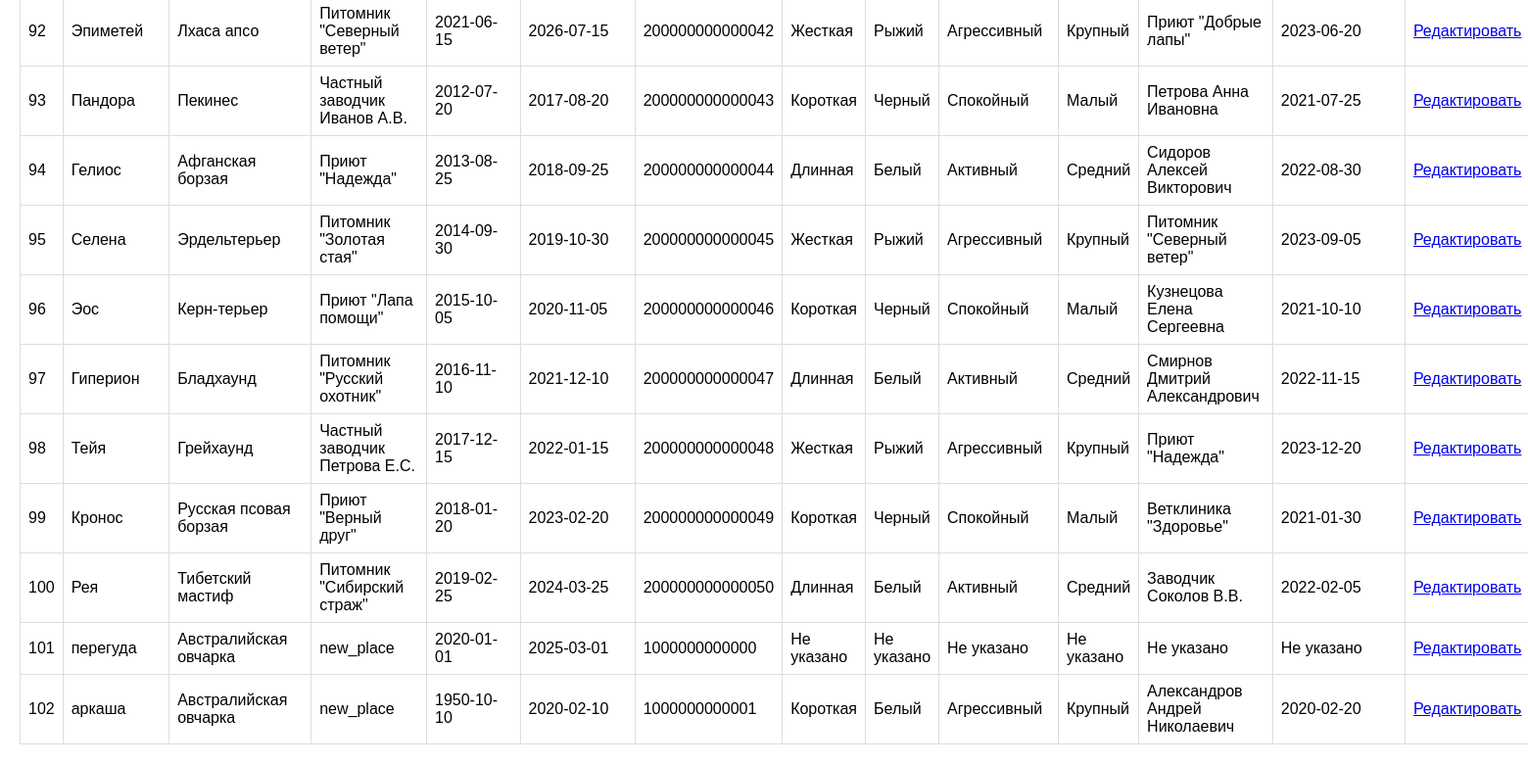
The app's page /add (lower part), older data.
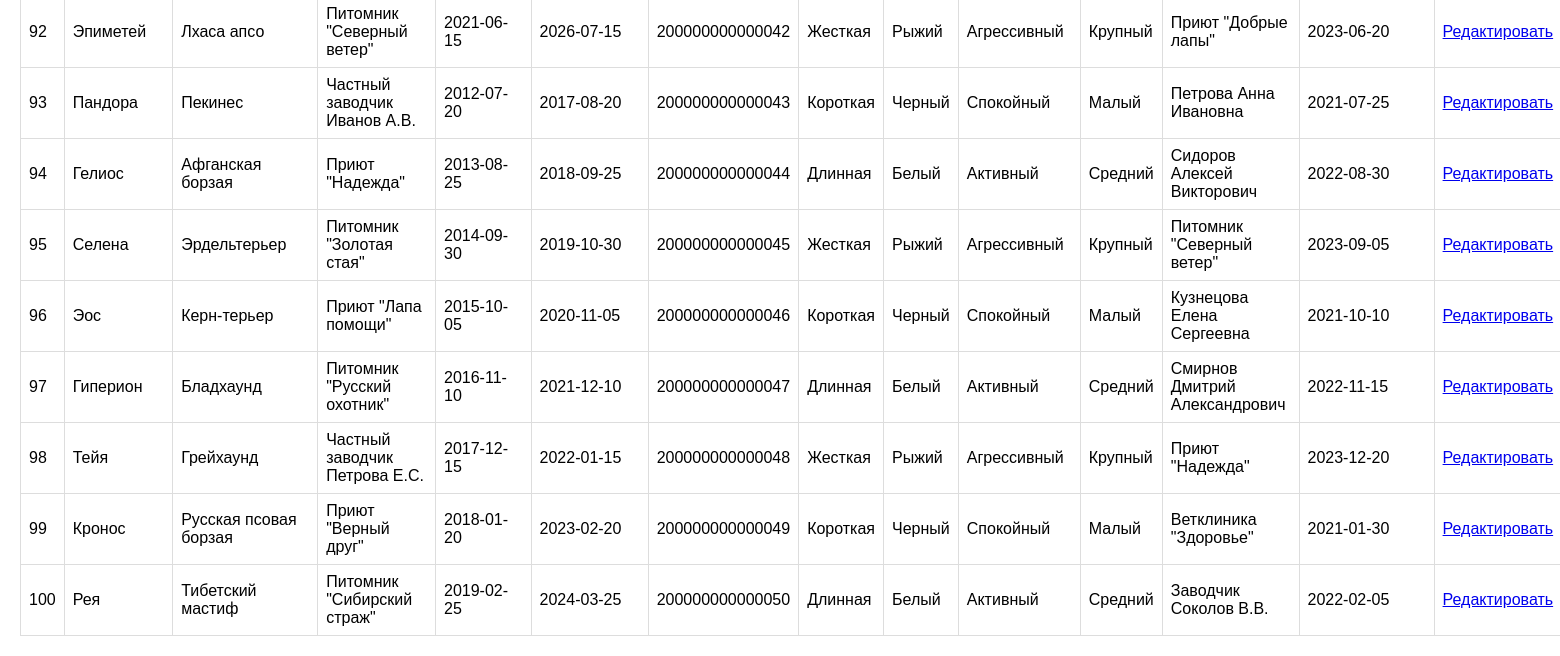
The same page, newer data.
### tables this page shows
CREATE TABLE "dogs" (
	"id"	INTEGER,
	"name"	VARCHAR(100) NOT NULL,
	"birth_date"	DATE,
	"breeds_id"	INTEGER,
	"getting_id"	INTEGER,
	"vet_examinations_id"	INTEGER,
	"location_id"	INTEGER,
	"registration_date"	DATE,
	"microchip_number"	VARCHAR(20),
	"coat_type"	INTEGER,
	"color_variations"	INTEGER,
	"temperament"	INTEGER,
	"size"	INTEGER,
	PRIMARY KEY("id" AUTOINCREMENT),
	FOREIGN KEY("breeds_id") REFERENCES "breeds"("id"),
	FOREIGN KEY("coat_type") REFERENCES "coat_type"("id"),
	FOREIGN KEY("color_variations") REFERENCES "color_variations"("id"),
	FOREIGN KEY("getting_id") REFERENCES "getting"("id"),
	FOREIGN KEY("location_id") REFERENCES "locations"("id"),
	FOREIGN KEY("size") REFERENCES "size"("id"),
	FOREIGN KEY("temperament") REFERENCES "temperament"("id"),
	FOREIGN KEY("vet_examinations_id") REFERENCES "vet_examinations"("id")
);

CREATE TABLE breeds (
    id INTEGER PRIMARY KEY AUTOINCREMENT,
    breed_name VARCHAR(100) NOT NULL,
    breed_group VARCHAR(50),
    origin_country VARCHAR(50),
    average_lifes INTEGER,
    typical_use VARCHAR(100),
    common_health_issues VARCHAR(200),
    recommended_vaccinations VARCHAR(200),
    veterinary_care VARCHAR(50),
    average_weight_male FLOAT,
    average_weight_female FLOAT,
    trainability_level VARCHAR(50),
    recommended_training_age INTEGER,
    common_behavioral_issues VARCHAR(200),
    preferred_training_methods VARCHAR(200),
    typical_learning_period INTEGER
);

CREATE TABLE locations (
    id INTEGER PRIMARY KEY AUTOINCREMENT,
    location_name VARCHAR(100) NOT NULL,
    location_type VARCHAR(50),
    address VARCHAR(200),
    contact_info VARCHAR(100),
    price FLOAT,
    availability INTEGER,
    website VARCHAR(200)
);

CREATE TABLE coat_type (
    id INTEGER PRIMARY KEY AUTOINCREMENT,
    coat_type_name VARCHAR(50) NOT NULL
);

CREATE TABLE color_variations (
    id INTEGER PRIMARY KEY AUTOINCREMENT,
    color_variations_name VARCHAR(50) NOT NULL
);

CREATE TABLE temperament (
    id INTEGER PRIMARY KEY AUTOINCREMENT,
    temperament_name VARCHAR(50) NOT NULL
);

CREATE TABLE size (
    id INTEGER PRIMARY KEY AUTOINCREMENT,
    size_name VARCHAR(50) NOT NULL
);

CREATE TABLE "getting" (
	"id"	INTEGER,
	"getting_by"	VARCHAR(100),
	"contact_info"	VARCHAR(100),
	"getting_type"	VARCHAR(50),
	"reason"	VARCHAR(100),
	PRIMARY KEY("id" AUTOINCREMENT)
);

CREATE TABLE "vet_examinations" (
	"id"	INTEGER,
	"dog_id"	INTEGER,
	"examination_date"	DATE,
	"veterinarian_name"	VARCHAR(100),
	"diagnosis"	VARCHAR(200),
	"treatment"	VARCHAR(500),
	"next_examination_date"	DATE,
	PRIMARY KEY("id" AUTOINCREMENT),
	FOREIGN KEY("dog_id") REFERENCES "dogs"("id")
);

### flask_app.py (the view)
@app.route('/add', methods=['GET', 'POST'])
def add():
    errors = []
    dogs = None
    with get_db_connection() as conn:
        breeds = conn.execute("SELECT id, breed_name FROM breeds ORDER BY breed_name").fetchall()
        locations = conn.execute("SELECT id, location_name FROM locations ORDER BY location_name").fetchall()
        coat_types = conn.execute("SELECT id, coat_type_name FROM coat_type ORDER BY coat_type_name").fetchall()
        color_variations = conn.execute("SELECT id, color_variations_name FROM color_variations ORDER BY color_variations_name").fetchall()
        temperaments = conn.execute("SELECT id, temperament_name FROM temperament ORDER BY temperament_name").fetchall()
        sizes = conn.execute("SELECT id, size_name FROM size ORDER BY size_name").fetchall()
        gettings = conn.execute(
            "SELECT id, getting_by FROM getting WHERE getting_by IS NOT NULL AND TRIM(getting_by) != '' ORDER BY getting_by").fetchall()
        for getting in gettings:
            print(f"ID: {getting['id']}, Getting_by: '{getting['getting_by']}'")
        vet_examinations = conn.execute("SELECT id, examination_date FROM vet_examinations ORDER BY examination_date").fetchall()
    if request.method == 'POST':
        data = {
            'name': request.form['name'],
            'breed_id': request.form['breed_id'],
            'location_id': request.form['location_id'] or None,
            'birth_date': request.form['birth_date'] or None,
            'registration_date': request.form['registration_date'] or None,
            'microchip_number': request.form['microchip_number'] or None,
            'coat_type': request.form['coat_type'] or None,
            'color_variations': request.form['color_variations'] or None,
            'temperament': request.form['temperament'] or None,
            'size': request.form['size'] or None,
            'getting_id': request.form['getting_id'] or None,
            'vet_examinations_id': request.form['vet_examinations_id'] or None
        }
        with get_db_connection() as conn:
            cursor = conn.cursor()
            cursor.execute("""
                INSERT INTO dogs (name, breeds_id, location_id, birth_date, registration_date, microchip_number, coat_type, color_variations, temperament, size, getting_id, vet_examinations_id)
                VALUES (?, ?, ?, ?, ?, ?, ?, ?, ?, ?, ?, ?)
            """, (data['name'], data['breed_id'], data['location_id'], data['birth_date'], data['registration_date'],
                  data['microchip_number'], data['coat_type'], data['color_variations'], data['temperament'],
                  data['size'], data['getting_id'], data['vet_examinations_id']))
            conn.commit()
            cursor.execute("SELECT dogs.id, dogs.name, breeds.breed_name, locations.location_name FROM dogs LEFT JOIN breeds ON dogs.breeds_id = breeds.id LEFT JOIN locations ON dogs.location_id = locations.id")
            dogs = cursor.fetchall()
            breeds = cursor.execute("SELECT id, breed_name FROM breeds").fetchall()
            locations = cursor.execute("SELECT id, location_name FROM locations").fetchall()
    else:
        with get_db_connection() as conn:
            dogs = conn.execute("""
                SELECT d.id, d.name, b.breed_name, l.location_name, d.birth_date, d.registration_date, d.microchip_number,
                       ct.coat_type_name, cv.color_variations_name, t.temperament_name, s.size_name,
                       g.getting_by, ve.examination_date
                FROM dogs d
                LEFT JOIN breeds b ON d.breeds_id = b.id
                LEFT JOIN locations l ON d.location_id = l.id
                LEFT JOIN coat_type ct ON d.coat_type = ct.id
                LEFT JOIN color_variations cv ON d.color_variations = cv.id
                LEFT JOIN temperament t ON d.temperament = t.id
                LEFT JOIN size s ON d.size = s.id
                LEFT JOIN getting g ON d.getting_id = g.id
                LEFT JOIN vet_examinations ve ON d.vet_examinations_id = ve.id
                ORDER BY d.id
            """).fetchall()
    return render_template('add.html', errors=errors, dogs=dogs, breeds=breeds, locations=locations,
                           coat_types=coat_types, color_variations=color_variations, temperaments=temperaments,
                           sizes=sizes, gettings=gettings, vet_examinations=vet_examinations)

### flask_app.py (called while the page is built)
def get_db_connection():
    conn = sqlite3.connect(DB_PATH, timeout=10)
    conn.row_factory = sqlite3.Row
    return conn

### templates/add.html (shortened to what this page needs)
<!DOCTYPE html>
<html lang="ru">
<head>
    <link rel="stylesheet" href="{{ url_for('static', filename='style.css') }}">
</head>
<body>
{% if dogs %}
    <table>
        {% for dog in dogs %}
        <tr>
            <td>{{ dog['id'] }}</td>
            <td>{{ dog['name'] }}</td>
            <td>{{ dog['breed_name'] or 'Не указано' }}</td>
            <td>{{ dog['location_name'] or 'Не указано' }}</td>
            <td>{{ dog['birth_date'] or 'Не указано' }}</td>
            <td>{{ dog['registration_date'] or 'Не указано' }}</td>
            <td>{{ dog['microchip_number'] or 'Не указано' }}</td>
            <td>{{ dog['coat_type_name'] or 'Не указано' }}</td>
            <td>{{ dog['color_variations_name'] or 'Не указано' }}</td>
            <td>{{ dog['temperament_name'] or 'Не указано' }}</td>
            <td>{{ dog['size_name'] or 'Не указано' }}</td>
            <td>{{ dog['getting_by'] or 'Не указано' }}</td>
            <td>{{ dog['examination_date'] or 'Не указано' }}</td>
	    <td><a href="{{ url_for('edit', id=dog['id']) }}">Редактировать</a></td>
        </tr>
        {% endfor %}
    </table>
{% else %}
    <p>Нет собак для отображения.</p>
{% endif %}
</body>
</html>

Row changes from the older to the newer data that the page shows:
removed dogs: id "101", name "перегуда", breed_name "Австралийская овчарка", location_name "new_place", birth_date "2020-01-01", registration_date "2025-03-01", microchip_number "1000000000000", dog "Не указано"
removed dogs: id "102", name "аркаша", breed_name "Австралийская овчарка", location_name "new_place", birth_date "1950-10-10", registration_date "2020-02-10", microchip_number "1000000000001", coat_type_name "Короткая", color_variations_name "Белый", temperament_name "Агрессивный", size_name "Крупный", getting_by "Александров Андрей Николаевич", examination_date "2020-02-20"
